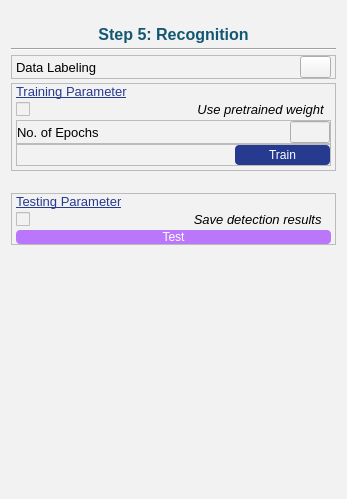
          <widget class="QWidget" name="recognition_Page">
           <property name="styleSheet">
            <string notr="true">background-color:#f2f2f2;</string>
           </property>
           <layout class="QVBoxLayout" name="verticalLayout_27">
            <property name="spacing">
             <number>4</number>
            </property>
            <property name="topMargin">
             <number>25</number>
            </property>
            <item>
             <widget class="QLabel" name="step5_Label">
              <property name="maximumSize">
               <size>
                <width>16777215</width>
                <height>20</height>
               </size>
              </property>
              <property name="font">
               <font>
                <family>Arial</family>
                <pointsize>12</pointsize>
                <weight>75</weight>
                <bold>true</bold>
               </font>
              </property>
              <property name="styleSheet">
               <string notr="true">color:#125872;</string>
              </property>
              <property name="text">
               <string>Step 5: Recognition</string>
              </property>
              <property name="alignment">
               <set>Qt::AlignCenter</set>
              </property>
             </widget>
            </item>
            <item>
             <widget class="Line" name="line_4">
              <property name="orientation">
               <enum>Qt::Horizontal</enum>
              </property>
             </widget>
            </item>
            <item>
             <widget class="QFrame" name="frame_23">
              <property name="maximumSize">
               <size>
                <width>16777215</width>
                <height>50</height>
               </size>
              </property>
              <property name="frameShape">
               <enum>QFrame::StyledPanel</enum>
              </property>
              <property name="frameShadow">
               <enum>QFrame::Raised</enum>
              </property>
              <layout class="QHBoxLayout" name="horizontalLayout_16" stretch="0,0">
               <property name="spacing">
                <number>0</number>
               </property>
               <property name="leftMargin">
                <number>4</number>
               </property>
               <property name="topMargin">
                <number>0</number>
               </property>
               <property name="rightMargin">
                <number>4</number>
               </property>
               <property name="bottomMargin">
                <number>0</number>
               </property>
               <item>
                <widget class="QLabel" name="recognitionLabeling_Label">
                 <property name="font">
                  <font>
                   <family>Arial</family>
                   <pointsize>10</pointsize>
                  </font>
                 </property>
                 <property name="text">
                  <string>Data Labeling</string>
                 </property>
                </widget>
               </item>
               <item alignment="Qt::AlignRight">
                <widget class="QPushButton" name="recognitionLabeling_Button">
                 <property name="maximumSize">
                  <size>
                   <width>31</width>
                   <height>16777215</height>
                  </size>
                 </property>
                 <property name="text">
                  <string/>
                 </property>
                 <property name="icon">
                  <iconset>
                   <normaloff>LOGO/labeling.png</normaloff>LOGO/labeling.png</iconset>
                 </property>
                 <property name="iconSize">
                  <size>
                   <width>50</width>
                   <height>50</height>
                  </size>
                 </property>
                </widget>
               </item>
              </layout>
             </widget>
            </item>
            <item>
             <widget class="QFrame" name="recognitionTraining_Frame">
              <property name="frameShape">
               <enum>QFrame::StyledPanel</enum>
              </property>
              <property name="frameShadow">
               <enum>QFrame::Raised</enum>
              </property>
              <layout class="QVBoxLayout" name="verticalLayout_28">
               <property name="spacing">
                <number>0</number>
               </property>
               <property name="leftMargin">
                <number>4</number>
               </property>
               <property name="topMargin">
                <number>0</number>
               </property>
               <property name="rightMargin">
                <number>4</number>
               </property>
               <property name="bottomMargin">
                <number>4</number>
               </property>
               <item>
                <widget class="QLabel" name="recognitionTrainingParameter_Label">
                 <property name="maximumSize">
                  <size>
                   <width>16777215</width>
                   <height>20</height>
                  </size>
                 </property>
                 <property name="font">
                  <font>
                   <family>Arial</family>
                   <pointsize>10</pointsize>
                   <weight>50</weight>
                   <bold>false</bold>
                   <underline>true</underline>
                  </font>
                 </property>
                 <property name="styleSheet">
                  <string notr="true">color:#263B90;</string>
                 </property>
                 <property name="text">
                  <string>Training Parameter</string>
                 </property>
                </widget>
               </item>
               <item>
                <widget class="QCheckBox" name="recognitionPretrainedWeight_Checkbox">
                 <property name="font">
                  <font>
                   <family>Arial</family>
                   <pointsize>10</pointsize>
                   <weight>50</weight>
                   <italic>true</italic>
                   <bold>false</bold>
                  </font>
                 </property>
                 <property name="text">
                  <string>                                             Use pretrained weight</string>
                 </property>
                </widget>
               </item>
               <item>
                <widget class="QFrame" name="frame_26">
                 <property name="frameShape">
                  <enum>QFrame::StyledPanel</enum>
                 </property>
                 <property name="frameShadow">
                  <enum>QFrame::Raised</enum>
                 </property>
                 <layout class="QHBoxLayout" name="horizontalLayout_19">
                  <property name="spacing">
                   <number>0</number>
                  </property>
                  <property name="leftMargin">
                   <number>0</number>
                  </property>
                  <property name="topMargin">
                   <number>0</number>
                  </property>
                  <property name="rightMargin">
                   <number>0</number>
                  </property>
                  <property name="bottomMargin">
                   <number>0</number>
                  </property>
                  <item>
                   <widget class="QLabel" name="recognition_no_ofEpochs_Label">
                    <property name="font">
                     <font>
                      <family>Arial</family>
                      <pointsize>10</pointsize>
                     </font>
                    </property>
                    <property name="text">
                     <string>No. of Epochs</string>
                    </property>
                   </widget>
                  </item>
                  <item>
                   <widget class="QLineEdit" name="recognitionEpochs_Entry">
                    <property name="maximumSize">
                     <size>
                      <width>40</width>
                      <height>16777215</height>
                     </size>
                    </property>
                   </widget>
                  </item>
                 </layout>
                </widget>
               </item>
               <item>
                <widget class="QFrame" name="frame_27">
                 <property name="frameShape">
                  <enum>QFrame::StyledPanel</enum>
                 </property>
                 <property name="frameShadow">
                  <enum>QFrame::Raised</enum>
                 </property>
                 <layout class="QHBoxLayout" name="horizontalLayout_21">
                  <property name="spacing">
                   <number>0</number>
                  </property>
                  <property name="leftMargin">
                   <number>0</number>
                  </property>
                  <property name="topMargin">
                   <number>0</number>
                  </property>
                  <property name="rightMargin">
                   <number>0</number>
                  </property>
                  <property name="bottomMargin">
                   <number>0</number>
                  </property>
                  <item>
                   <spacer name="horizontalSpacer_6">
                    <property name="orientation">
                     <enum>Qt::Horizontal</enum>
                    </property>
                    <property name="sizeType">
                     <enum>QSizePolicy::Fixed</enum>
                    </property>
                    <property name="sizeHint" stdset="0">
                     <size>
                      <width>218</width>
                      <height>20</height>
                     </size>
                    </property>
                   </spacer>
                  </item>
                  <item>
                   <widget class="QPushButton" name="recognitionTraining_Button">
                    <property name="maximumSize">
                     <size>
                      <width>16777215</width>
                      <height>30</height>
                     </size>
                    </property>
                    <property name="styleSheet">
                     <string notr="true">QPushButton{
	color:white;
	background-color:#263B90;
	border-radius:4px;
}</string>
                    </property>
                    <property name="text">
                     <string>Train</string>
                    </property>
                   </widget>
                  </item>
                 </layout>
                </widget>
               </item>
              </layout>
             </widget>
            </item>
            <item>
             <spacer name="verticalSpacer_9">
              <property name="orientation">
               <enum>Qt::Vertical</enum>
              </property>
              <property name="sizeType">
               <enum>QSizePolicy::Fixed</enum>
              </property>
              <property name="sizeHint" stdset="0">
               <size>
                <width>20</width>
                <height>18</height>
               </size>
              </property>
             </spacer>
            </item>
            <item>
             <widget class="QFrame" name="recognitionTesting_Frame">
              <property name="frameShape">
               <enum>QFrame::StyledPanel</enum>
              </property>
              <property name="frameShadow">
               <enum>QFrame::Raised</enum>
              </property>
              <layout class="QVBoxLayout" name="verticalLayout_29">
               <property name="spacing">
                <number>0</number>
               </property>
               <property name="leftMargin">
                <number>4</number>
               </property>
               <property name="topMargin">
                <number>0</number>
               </property>
               <property name="rightMargin">
                <number>4</number>
               </property>
               <property name="bottomMargin">
                <number>0</number>
               </property>
               <item>
                <widget class="QLabel" name="recognitionTestingParameter_Label">
                 <property name="maximumSize">
                  <size>
                   <width>16777215</width>
                   <height>20</height>
                  </size>
                 </property>
                 <property name="font">
                  <font>
                   <family>Arial</family>
                   <pointsize>10</pointsize>
                   <weight>50</weight>
                   <bold>false</bold>
                   <underline>true</underline>
                  </font>
                 </property>
                 <property name="styleSheet">
                  <string notr="true">color:#263B90;</string>
                 </property>
                 <property name="text">
                  <string>Testing Parameter</string>
                 </property>
                </widget>
               </item>
               <item>
                <widget class="QCheckBox" name="saveRecognitionResults_Checkbox">
                 <property name="font">
                  <font>
                   <family>Arial</family>
                   <pointsize>10</pointsize>
                   <italic>true</italic>
                  </font>
                 </property>
                 <property name="text">
                  <string>                                            Save detection results</string>
                 </property>
                </widget>
               </item>
               <item>
                <widget class="QPushButton" name="recognitionTesting_Button">
                 <property name="maximumSize">
                  <size>
                   <width>16777215</width>
                   <height>30</height>
                  </size>
                 </property>
                 <property name="styleSheet">
                  <string notr="true">QPushButton{
	color:white;
	background-color:#BA77FC;
	border-radius:4px;
}</string>
                 </property>
                 <property name="text">
                  <string>Test</string>
                 </property>
                </widget>
               </item>
              </layout>
             </widget>
            </item>
            <item>
             <spacer name="verticalSpacer_6">
              <property name="orientation">
               <enum>Qt::Vertical</enum>
              </property>
              <property name="sizeType">
               <enum>QSizePolicy::Fixed</enum>
              </property>
              <property name="sizeHint" stdset="0">
               <size>
                <width>20</width>
                <height>243</height>
               </size>
              </property>
             </spacer>
            </item>
           </layout>
          </widget>
